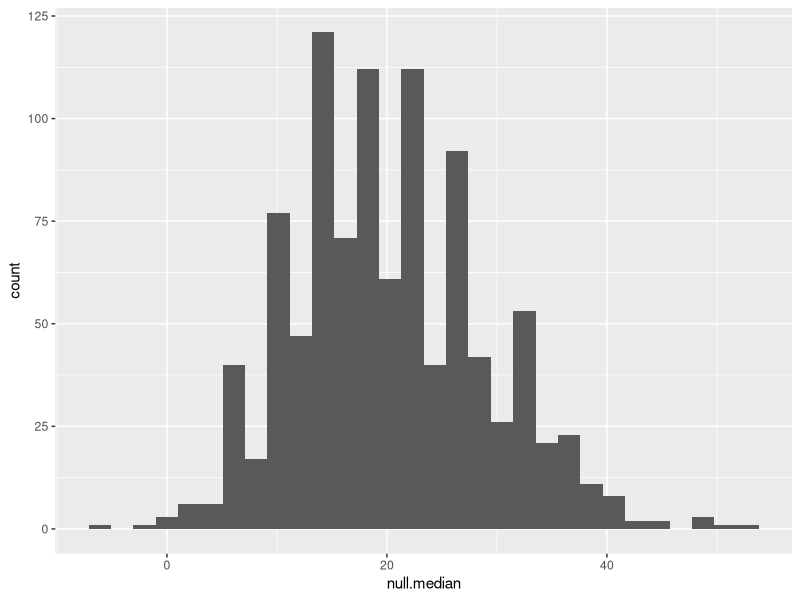
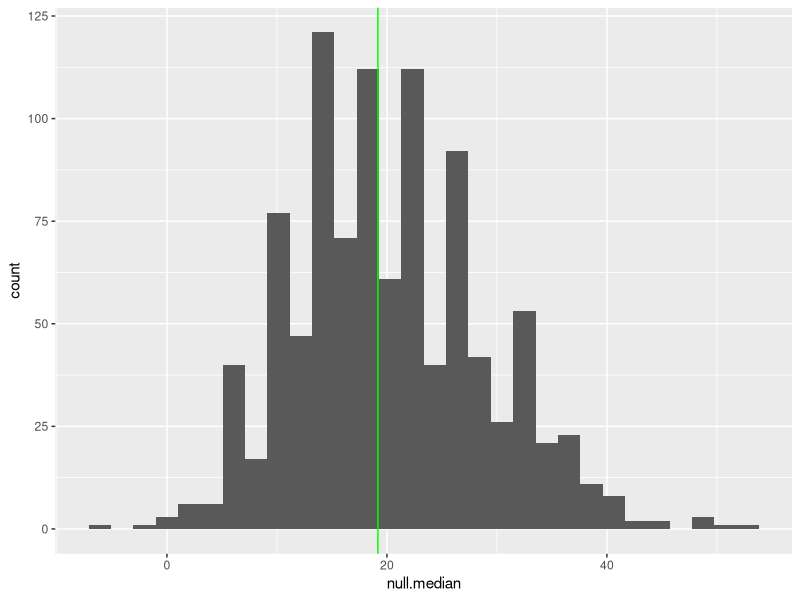
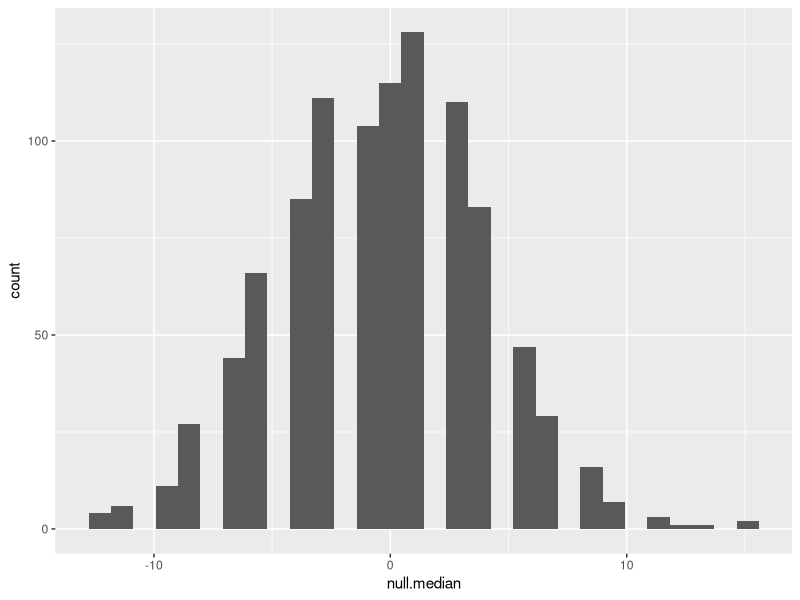
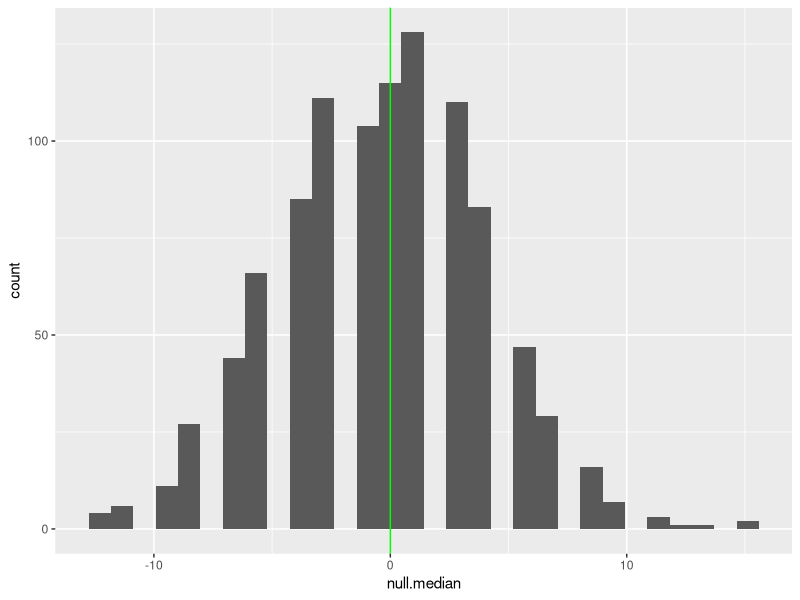
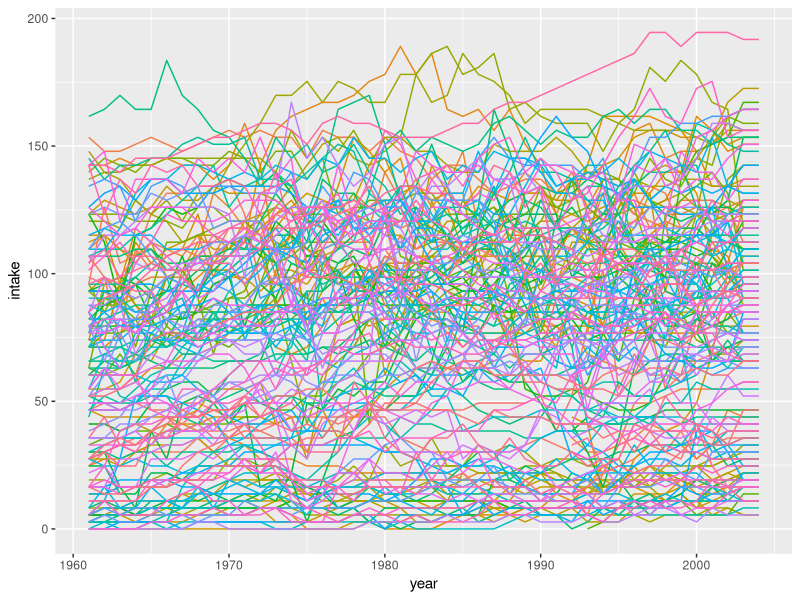
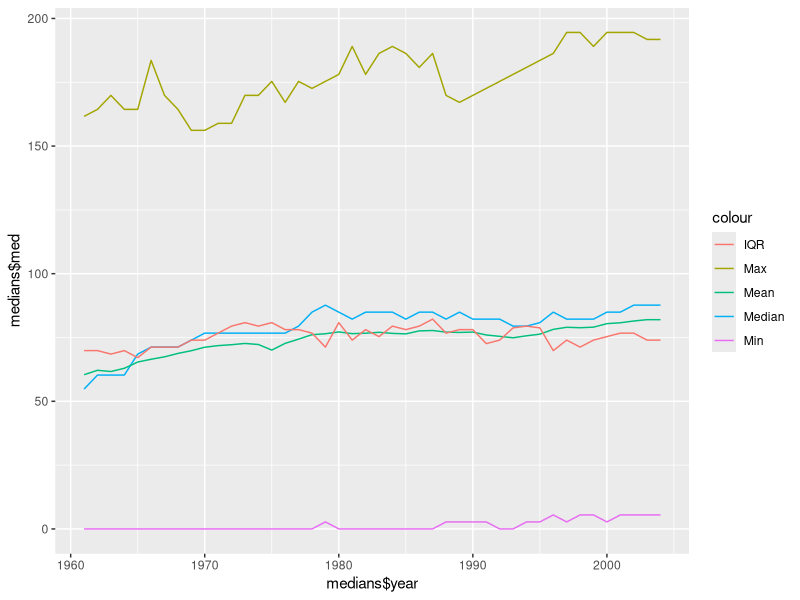

Write R code to recreate these figures, in order. (Note: this script raises an error after producing the figures.)
## ---- chunk 1
knitr::opts_chunk$set(echo = TRUE)
library(tidyverse)
library(data.table)
sugardata<-read.csv("sugar_consumption2.csv")
sugardata%>%
  setnames(old=c("X1961","X1962","X1963","X1964","X1965","X1966","X1967","X1968","X1969","X1970","X1971","X1972","X1973","X1974","X1975","X1976","X1977","X1978","X1979","X1980","X1981","X1982","X1983","X1984","X1985","X1986","X1987","X1988","X1989","X1990","X1991","X1992","X1993","X1994","X1995","X1996","X1997","X1998","X1999","X2000","X2001","X2002","X2003","X2004"), new=c("1961","1962","1963","1964","1965","1966","1967","1968","1969","1970","1971","1972","1973","1974","1975","1976","1977","1978","1979","1980","1981","1982","1983","1984","1985","1986","1987","1988","1989","1990","1991","1992","1993","1994","1995","1996","1997","1998","1999","2000","2001","2002","2003","2004"))      
sugardata3<-sugardata%>%
  gather('1961','1962','1963','1964','1965','1966','1967','1968','1969','1970','1971','1972','1973','1974','1975','1976','1977','1978','1979','1980','1981','1982','1983','1984','1985','1986','1987','1988','1989','1990','1991','1992','1993','1994','1995','1996','1997','1998','1999','2000','2001','2002','2003','2004',key="year",value="intake")
## ---- chunk 2
sugardata3$year<-as.numeric(sugardata3$year)
Sugar1961<-as.tibble(filter(sugardata3, year==1961))
Sugar2004<-as.tibble(filter(sugardata3, year==2004))
full4<-full_join(Sugar1961,Sugar2004, by=c("Country"),suffix = c(".x", ".y"))
full5<-full4%>%
  mutate(diff=intake.y-intake.x)
full6<-na.omit(full5)

test<-sample(full6$diff,10)
test.median<-median(test)

null.median<-vector("double",length=1000)
for(i in seq_along(null.median)){
  temp.draw<-sample(full6$diff,10)
  null.median[i]<-median(temp.draw)
}

ggplot()+geom_histogram(aes(x=null.median))
statMedian2<-sum(null.median)/1000
## ---- chunk 3
real.median2<-median(full6$diff)
percentile.data2<-sum(null.median<real.median2)/1000 #0.464
ggplot()+geom_histogram(aes(x=null.median))+geom_vline(xintercept=real.median2, color="green")
## ---- chunk 4
sugardata3$year<-as.numeric(sugardata3$year)
Sugar1980<-as.tibble(filter(sugardata3, year==1980))
Sugar1989<-as.tibble(filter(sugardata3, year==1989))
full<-full_join(Sugar1980,Sugar1989, by=c("Country"),suffix = c(".x", ".y"))
full2<-full%>%
  mutate(diff=intake.y-intake.x)
full3<-na.omit(full2)

test<-sample(full3$diff,10)
test.median<-median(test)

null.median<-vector("double",length=1000)
for(i in seq_along(null.median)){
  temp.draw<-sample(full3$diff,10)
  null.median[i]<-median(temp.draw)
}

ggplot()+geom_histogram(aes(x=null.median))
statMedian<-sum(null.median)/1000
## ---- chunk 5
real.median<-median(full3$diff)
percentile.data<-sum(null.median<real.median)/1000 #0.464
ggplot()+geom_histogram(aes(x=null.median))+geom_vline(xintercept=real.median, color="green")
## ---- chunk 6
library(readxl)
library(tidyverse)
sugar <- sugardata3
colnames(sugar)[1] = "country"
sugar <- sugar[order(sugar$country),]
sugar <- transform(sugar, year = as.numeric(year))
sugar <- na.omit(sugar)

## ---- chunk 7
ggplot(sugar, aes(x=year, y=intake, col=country))+
  geom_line() +
  theme(legend.position="none")

## ---- chunk 8

medians <- sugar %>% group_by(year) %>% summarize(med = median(intake))
means <- sugar %>% group_by(year) %>% summarize(mean = mean(intake))
mins <- sugar %>% group_by(year) %>% summarize(min = min(intake))
maxs <- sugar %>% group_by(year) %>% summarize(max = max(intake))
IQRs <- sugar %>% group_by(year) %>% summarize(iqr = IQR(intake))

ggplot()+
  geom_line(aes(x=medians$year, y=medians$med, col="Median")) +
  geom_line(aes(x=means$year, y=means$mean, col="Mean")) + 
  geom_line(aes(x=mins$year, y=mins$min, col="Min")) +
  geom_line(aes(x=maxs$year, y=maxs$max, col="Max")) +
  geom_line(aes(x=IQRs$year, y=IQRs$iqr, col="IQR")) 
## ---- chunk 9
mixedup_consumption <- function(Country,years=c(2000,2004)) {
  diff <- filter(sugar,country==Country,year==years[2]) %>% select(intake) -
    filter(sugar,country==Country,year==years[1]) %>% select(intake) 
  diff <- as.numeric(diff) #This gets rid of the structure of diff and makes it just a number, which means that the next line is just a numeric vector.
  c(0,diff,-diff,0)
}


sugar.tbl <- tibble(country=unique(filter(sugar,year==1967)$country),a=0,b=0,c=0,d=0)

for (nm in seq_along(sugar.tbl$country)) {
  sugar.tbl[nm,2:5] <-  mixedup_consumption(sugar.tbl$country[nm])
}

null.median<-vector("double",length=1000)
for(i in seq_along(null.median)){
  temp.draw<-sample(sugar.tbl$b,10)
  null.median[i]<-mean(temp.draw)
}

ggplot()+geom_histogram(aes(x=null.median))
statMedian<-sum(null.median)/1000
sugar.tbl <- na.omit(sugar.tbl)
#sugar.tbl$b
real.median<-mean(sugar.tbl$b)
#real.median
percentile.data<-sum(null.median<real.median)/1000 #0.464
ggplot()+geom_histogram(aes(x=null.median))+geom_vline(xintercept=real.median, color="green")
